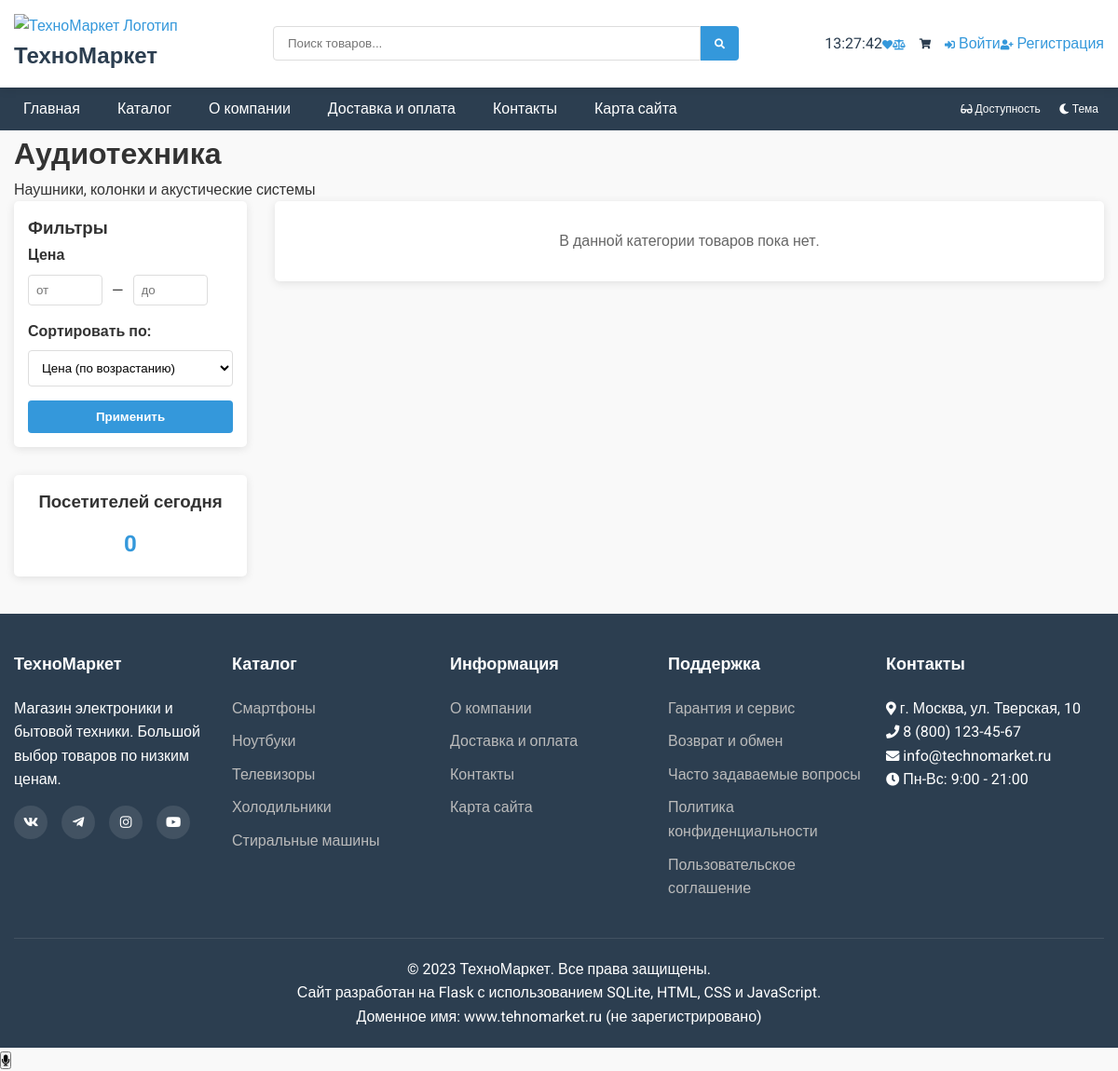
The page /category/7 on the database its author committed.
### app/models/product.py (models this page shows, shortened)
class Category(db.Model):
    id = db.Column(db.Integer, primary_key=True)
    name = db.Column(db.String(100), nullable=False, index=True)
    description = db.Column(db.Text)
    products = db.relationship('Product', backref='category', lazy='selectin', cascade='all, delete-orphan')

### app/routes/shop.py (the view)
@bp.route('/category/<int:category_id>')
def category(category_id):
    category = Category.query.get_or_404(category_id)
    products = Product.query.filter_by(category_id=category_id).all()
    min_price = request.args.get('min_price', type=float)
    max_price = request.args.get('max_price', type=float)
    sort = request.args.get('sort', 'new')
    if min_price:
        products = [p for p in products if p.price >= min_price]
    if max_price:
        products = [p for p in products if p.price <= max_price]
    if sort == 'price_asc':
        products = sorted(products, key=lambda p: p.price)
    elif sort == 'price_desc':
        products = sorted(products, key=lambda p: p.price, reverse=True)
    elif sort == 'name_asc':
        products = sorted(products, key=lambda p: p.name)
    elif sort == 'name_desc':
        products = sorted(products, key=lambda p: p.name, reverse=True)
    elif sort == 'new':
        products = sorted(products, key=lambda p: p.date_added, reverse=True)
    record_page_visit(f'category/{category_id}')
    return render_template('category.html', category=category, products=products, title=f"Категория: {category.name}")

### app/utils/cache.py (called while the page is built)
def clear_cache_by_prefix(prefix):
    keys = cache.get_many(prefix + '*')
    if keys:
        cache.delete_many(keys.keys())

### templates/category.html (shortened to what this page needs)
{% extends 'layout.html' %}
{% block extra_css %}
<link rel="stylesheet" href="{{ url_for('static', filename='css/common_stock.css') }}">
<link rel="stylesheet" href="{{ url_for('static', filename='css/catalog_page.css') }}">
{% endblock %}
{% block content %}
    <div class="page-header">
        <h1>{{ category.name }}</h1>
        <p>{{ category.description }}</p>
    </div>
    <div class="main-content">
        <aside class="sidebar">
            <div class="filter-widget">
                <h3>Фильтры</h3>
                <form class="filter-form" action="{{ url_for('shop.category', category_id=category.id) }}" method="get">
                    <div class="filter-group">
                        <label>Цена</label>
                        <div class="price-range">
                            <input type="number" name="min_price" placeholder="от" min="0">
                            <span>—</span>
                            <input type="number" name="max_price" placeholder="до" min="0">
                        </div>
                    </div>
                    <div class="filter-group">
                        <label for="sort-select">Сортировать по:</label>
                        <select name="sort" id="sort-select" title="Параметр сортировки товаров">
                            <option value="price_asc">Цена (по возрастанию)</option>
                        </select>
                    </div>
                    <button type="submit" class="filter-apply">Применить</button>
                </form>
            </div>
            <div class="visitor-counter">
                <h3>Посетителей сегодня</h3>
                <div class="count" id="visitor-count">0</div>
            </div>
        </aside>
        <div class="content">
            {% if products %}
            <div class="products">
                {% for product in products %}
                <div class="product-card animate-fade-in">
                    <div class="product-image">
                        <a href="{{ url_for('shop.product', product_id=product.id) }}">
                            <img src="{{ url_for('static', filename='images/' + product.image) }}" alt="{{ product.name }}" class="thumbnail" data-full-image="{{ url_for('static', filename='images/' + product.image) }}">
                        </a>
                        <div class="stock-badge {% if product.stock > 5 %}stock-high{% elif product.stock > 0 %}stock-low{% else %}stock-none{% endif %}">
                            {% if product.stock > 5 %}
                                В наличии
                            {% elif product.stock > 0 %}
                                Осталось {{ product.stock }} шт.
                            {% else %}
                                Нет в наличии
                            {% endif %}
                        </div>
                    </div>
                    <div class="product-info">
                        <div class="product-title">
                            <a href="{{ url_for('shop.product', product_id=product.id) }}">{{ product.name }}</a>
                        </div>
                        <div class="product-price">{{ product.price }} ₽</div>
                        <div class="product-actions">
                            <form action="{{ url_for('cart.add_to_cart', product_id=product.id) }}" method="post" class="ajax-add-to-cart" data-product-id="{{ product.id }}">
                                <input type="hidden" name="quantity" value="1">
                                <button type="submit" class="add-to-cart" {% if product.stock <= 0 %}disabled{% endif %}>
                                    {% if product.stock > 0 %}
                                        В корзину
                                    {% else %}
                                        Нет в наличии
                                    {% endif %}
                                </button>
                            </form>
                            <div class="additional-actions">
                                <button class="action-button favorite-button" data-product-id="{{ product.id }}" title="Добавить в избранное">
                                    <i class="fas fa-heart"></i>
                                </button>
                                <button class="action-button compare-button" data-product-id="{{ product.id }}" title="Добавить к сравнению">
                                    <i class="fas fa-balance-scale"></i>
                                </button>
                            </div>
                        </div>
                    </div>
                </div>
                {% endfor %}
            </div>
            {% else %}
            <div class="no-products">
                <p>В данной категории товаров пока нет.</p>
            </div>
            {% endif %}
        </div>
    </div>
{% endblock %}

### static/css/common.css (style rules this page uses)
:root { --primary-color: #3498db; --secondary-color: #2ecc71; --dark-color: #2c3e50; --light-color: #ecf0f1; --danger-color: #e74c3c; --success-color: #27ae60; --box-shadow: 0 2px 10px rgba(0, 0, 0, 0.1); }
* { box-sizing: border-box; margin: 0; padding: 0; }
body, body *, header, nav, .product-card, .categories, .visitor-counter, .cart-total, .contact-form, .product-details, .sitemap-list li, input, textarea, select, .form-control, .search-form input, .search-form button, .cart-table th, .cart-table td, footer, .footer-menu a { transition: background-color 0.3s ease, color 0.3s ease, border-color 0.3s ease, box-shadow 0.3s ease; }
body { font-family: 'Roboto', Arial, sans-serif; line-height: 1.6; background-color: #f9f9f9; color: #333; }
.main-content { display: flex; margin-bottom: 40px; }
.sidebar { width: 250px; margin-right: 30px; }
.content { flex: 1; }
.visitor-counter { background-color: white; border-radius: 5px; box-shadow: var(--box-shadow); padding: 15px; text-align: center; }
.visitor-counter h3 { margin-bottom: 10px; }
.visitor-counter .count { font-size: 24px; font-weight: bold; color: var(--primary-color); }

### static/css/catalog.css (style rules this page uses)
.filter-widget { background-color: white; border-radius: 5px; box-shadow: var(--box-shadow); margin-bottom: 30px; padding: 15px; }
.filter-group { margin-bottom: 15px; }
.filter-group label { display: block; margin-bottom: 8px; font-weight: bold; }
.price-range { display: flex; align-items: center; }
.price-range input { width: 80px; padding: 8px; border: 1px solid #ddd; border-radius: 4px; }
.price-range span { margin: 0 10px; }
.filter-group select { width: 100%; padding: 10px; border: 1px solid #ddd; border-radius: 4px; background-color: white; }
.filter-apply { width: 100%; padding: 10px; background-color: var(--primary-color); color: white; border: none; border-radius: 4px; cursor: pointer; font-weight: bold; }
.no-products { background-color: white; border-radius: 5px; box-shadow: var(--box-shadow); padding: 30px; text-align: center; color: #666; }

### rows shown on the page
Category: name "Аудиотехника", description "Наушники, колонки и акустические системы"
